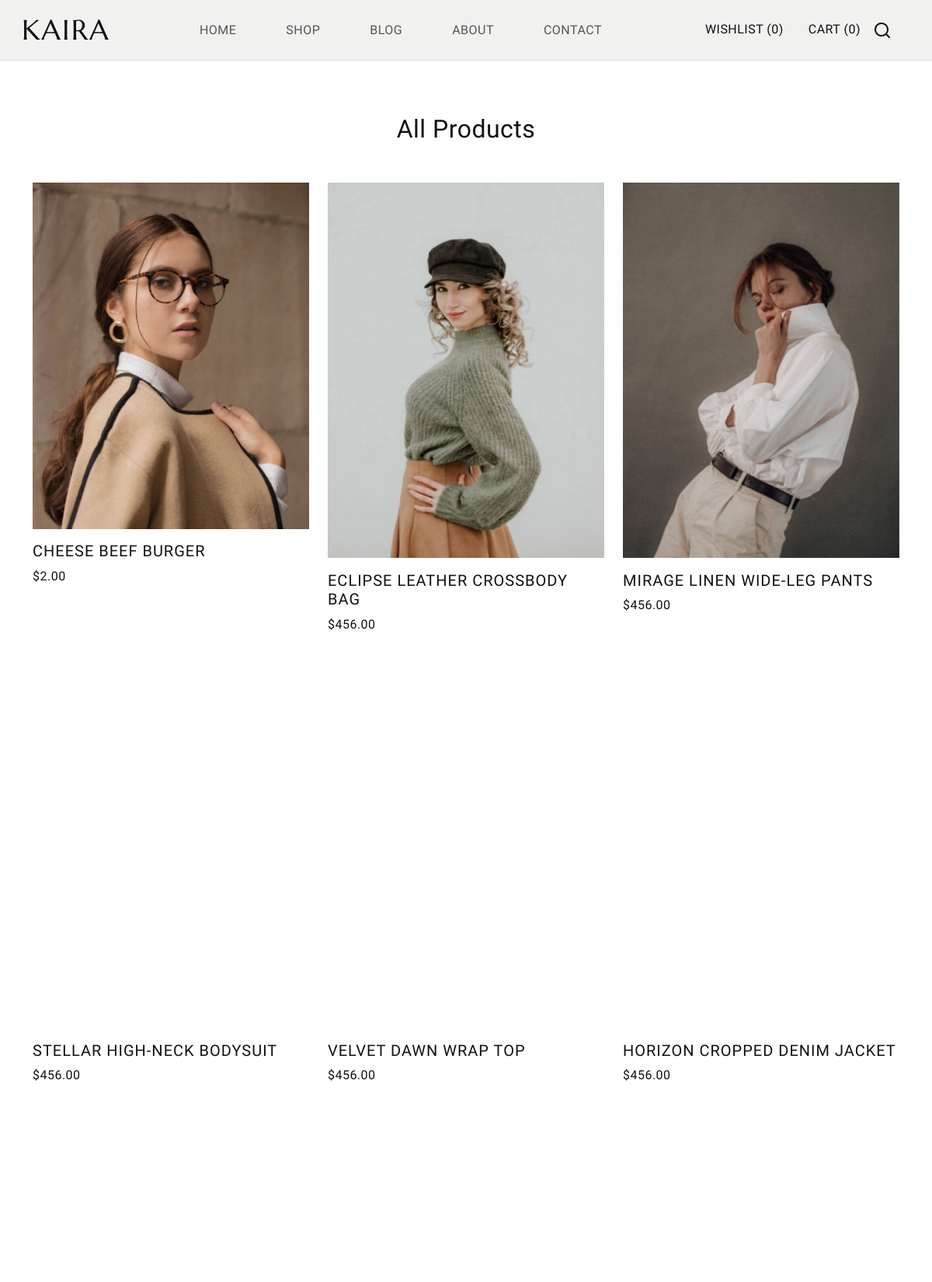
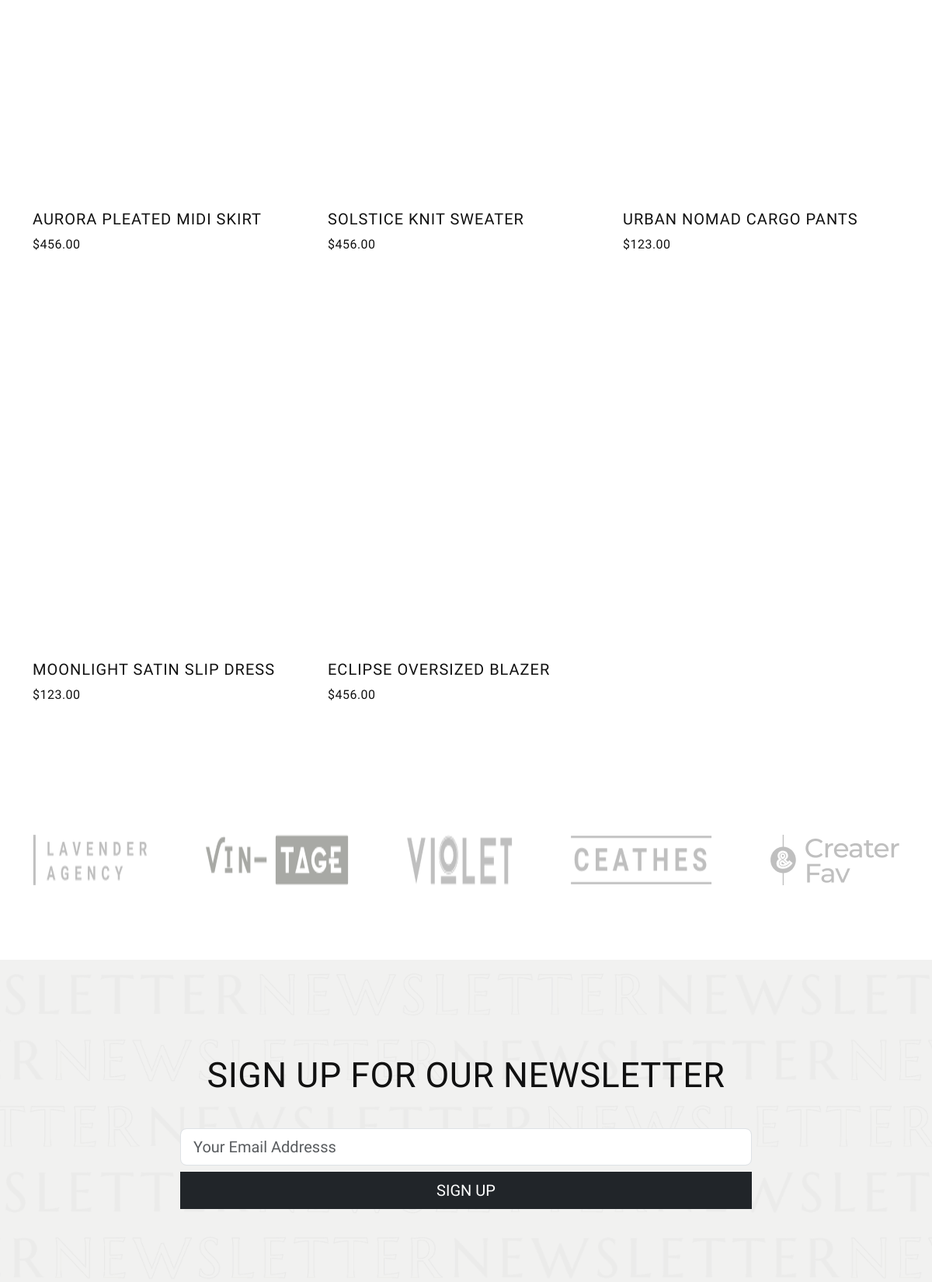
Screenshot of /products/ (upper part) with the database file from the repository (2 pictures, top to bottom).
### myapp/models.py (models this page shows, shortened)
class Product(models.Model):
    CATEGORY_CHOICES = [
        ('new_arrival', 'New Arrival'),
        ('best_selling', 'Best Selling'),
        ('you_may_also_like', 'You May Also Like'),
        ('men', 'Shop for Men'),
        ('women', 'Shop for Women'),
        ('accessories', 'Shop Accessories'),
    ]
    name = models.CharField(max_length=200)
    image = models.ImageField(upload_to='products/')
    description = models.TextField()
    price = models.DecimalField(max_digits=10, decimal_places=2)
    category = models.CharField(max_length=50, choices=CATEGORY_CHOICES, default='new_arrival')
    created_at = models.DateTimeField(auto_now_add=True)

### myapp/views.py (the view)
# urls.py: path("products/", views.product_list, name="product_list"),
def product_list(request):
    products = Product.objects.all().order_by('-created_at')
    dic = {
        'products': products,
        'title': 'Products',
    }
    return render(request, 'product_list.html', context=dic)

### template/product_list.html (shortened to what this page needs)
{% extends 'base.html' %}
{% load static %}
{% block content %}
<section class="product-list-page py-5">
    <div class="container">
        <h1 class="section-title text-center mb-5">All Products</h1>
        <div class="row">
            {% for product in products %}
            <div class="col-md-4 mb-4">
                <div class="product-item image-zoom-effect link-effect">
                    <div class="image-holder position-relative">
                        <a href="{% url 'product_detail' pk=product.pk %}">
                            {% if product.image %}
                                <img src="{{ product.image.url }}" alt="{{ product.name }}" class="product-image img-fluid">
                            {% else %}
                                <img src="{% static 'images/default-product-image.jpg' %}" alt="Default Product Image" class="product-image img-fluid">
                            {% endif %}
                        </a>
                        <div class="product-content">
                            <h5 class="element-title text-uppercase fs-5 mt-3">
                                <a href="{% url 'product_detail' pk=product.pk %}">{{ product.name }}</a>
                            </h5>
                            <a href="#" class="text-decoration-none" data-after="Add to cart"><span>${{ product.price }}</span></a>
                        </div>
                    </div>
                </div>
            </div>
            {% empty %}
            <div class="col-12">
                <p>No products available.</p>
            </div>
            {% endfor %}
        </div>
    </div>
</section>
{% endblock %}

### static/style.css (style rules this page uses)
body { --heading-font: "Marcellus", sans-serif !important; --heading-font-weight: 400; --heading-color: #111; --heading-line-height: 1.24; --swiper-theme-color: #8C907E; --bs-body-font-family: "Marcellus", sans-serif !important; --bs-body-font-weight: 400; --bs-body-line-height: 1.5; --bs-body-color: #8f8f8f; --bs-body-color-rgb: 143, 143, 143; --bs-primary: #8C907E; --bs-secondary: #6c757d; --bs-black: #111; --bs-light: #F1F1F0; --bs-dark: #212529; --bs-gray: #9aa1a7; --bs-gray-dark: #51565b; --bs-primary-rgb: 140, 144, 126; --bs-secondary-rgb: 108, 117, 125; --bs-black-rgb: 17, 17, 17; --bs-light-rgb: 241, 241, 240; --bs-dark-rgb: 33, 37, 41; --bs-link-color: #111; --bs-link-color-rgb: 17, 17, 17; --bs-link-decoration: underline; --bs-link-hover-color: #111; --bs-link-hover-color-rgb: 17, 17, 17; }
body { letter-spacing: 0.03rem; }
h1, .h1, h2, .h2, h3, .h3, h4, .h4, h5, .h5, h6, .h6 { font-family: var(--heading-font); font-weight: var(--heading-font-weight); color: var(--heading-color); line-height: var(--heading-line-height); }
h1, h2, h3 { margin: 25px 0; }
h5, h6 { letter-spacing: 1px; }
h1, .h1 { font-size: 4.5rem; }
h5, .h5 { font-size: 1.4rem; }
a { text-decoration: none; }
.image-zoom-effect { display: flex; flex-wrap: wrap; }
.image-zoom-effect .image-holder { width: 100%; height: auto; overflow: hidden; transform: scale(1); transition: transform 0.3s cubic-bezier(0.25, 0.46, 0.45, 0.94); }
.image-zoom-effect img { transform: scale(1); will-change: transform; transition: transform 0.3s cubic-bezier(0.25, 0.46, 0.45, 0.94); z-index: 0; }
.link-effect a { position: relative; padding: 0; overflow: hidden; transition: transform 0.5s; display: block; }
.link-effect a::after { content: attr(data-after); display: inline-block; transform: translateY(100%); position: absolute; left: 0; font-size: 1rem; text-align: inherit; text-transform: uppercase; transition: inherit; }
.link-effect a>span { display: inline-block; transform: translateY(0%); transition: inherit; }

### rows the page displays
Product: image (picture), name "CHEESE BEEF BURGER", price "2.00"
Product: image (picture), name "ECLIPSE LEATHER CROSSBODY BAG", price "456.00"
Product: image (picture), name "MIRAGE LINEN WIDE-LEG PANTS", price "456.00"
Product: image (picture), name "STELLAR HIGH-NECK BODYSUIT", price "456.00"
Product: image (picture), name "VELVET DAWN WRAP TOP", price "456.00"
Product: image (picture), name "HORIZON CROPPED DENIM JACKET", price "456.00"
Product: image (picture), name "AURORA PLEATED MIDI SKIRT", price "456.00"
Product: image (picture), name "SOLSTICE KNIT SWEATER", price "456.00"
Product: image (picture), name "URBAN NOMAD CARGO PANTS", price "123.00"
Product: image (picture), name "MOONLIGHT SATIN SLIP DRESS", price "123.00"
Product: image (picture), name "ECLIPSE OVERSIZED BLAZER", price "456.00"
